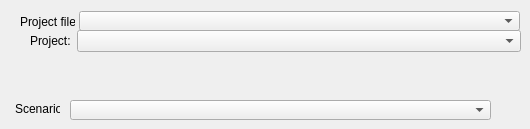
              <widget class="QWidget" name="page_11">
               <widget class="QLabel" name="label_35">
                <property name="geometry">
                 <rect>
                  <x>20</x>
                  <y>14</y>
                  <width>55</width>
                  <height>16</height>
                 </rect>
                </property>
                <property name="sizePolicy">
                 <sizepolicy hsizetype="Preferred" vsizetype="Fixed">
                  <horstretch>0</horstretch>
                  <verstretch>0</verstretch>
                 </sizepolicy>
                </property>
                <property name="text">
                 <string>Project file:</string>
                </property>
               </widget>
               <widget class="QComboBox" name="comboBox">
                <property name="geometry">
                 <rect>
                  <x>79</x>
                  <y>11</y>
                  <width>441</width>
                  <height>20</height>
                 </rect>
                </property>
                <property name="sizePolicy">
                 <sizepolicy hsizetype="Preferred" vsizetype="Preferred">
                  <horstretch>0</horstretch>
                  <verstretch>0</verstretch>
                 </sizepolicy>
                </property>
               </widget>
               <widget class="QLabel" name="label_37">
                <property name="geometry">
                 <rect>
                  <x>15</x>
                  <y>101</y>
                  <width>45</width>
                  <height>16</height>
                 </rect>
                </property>
                <property name="text">
                 <string>Scenario:</string>
                </property>
               </widget>
               <widget class="QComboBox" name="comboBox_3">
                <property name="geometry">
                 <rect>
                  <x>70</x>
                  <y>100</y>
                  <width>421</width>
                  <height>20</height>
                 </rect>
                </property>
               </widget>
               <widget class="QWidget" name="">
                <property name="geometry">
                 <rect>
                  <x>30</x>
                  <y>30</y>
                  <width>491</width>
                  <height>22</height>
                 </rect>
                </property>
                <layout class="QHBoxLayout" name="horizontalLayout_23">
                 <item>
                  <widget class="QLabel" name="label_54">
                   <property name="sizePolicy">
                    <sizepolicy hsizetype="Fixed" vsizetype="Preferred">
                     <horstretch>0</horstretch>
                     <verstretch>0</verstretch>
                    </sizepolicy>
                   </property>
                   <property name="text">
                    <string>Project:</string>
                   </property>
                  </widget>
                 </item>
                 <item>
                  <widget class="QComboBox" name="comboBox_9"/>
                 </item>
                </layout>
               </widget>
              </widget>
